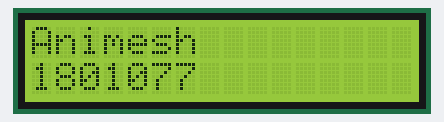
Recording of a sketch running on a simulated Arduino Uno, built with avr-gcc and run on an emulated ATmega328P. Parts: 16×2 character LCD.

Above: at 0.1 s.
At 1.1 s:
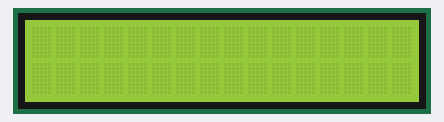

Measured:
- what the display in image 1 shows lasts 0.5 s, from 1.1 s to 1.6 s

The sketch:

lcd_display.ino
```cpp
#include<LiquidCrystal.h>

LiquidCrystal lcd(5,6,7,8,9,10);
void setup() {
  // put your setup code here, to run once:
  lcd.begin(16,2);

}

void loop() {
  // put your main code here, to run repeatedly:
  lcd.setCursor(0,0);
  lcd.print("Animesh");
  lcd.setCursor(0,1);
  lcd.print("1801077");
  delay(1000);
  lcd.clear();
  delay(500);

}
```
